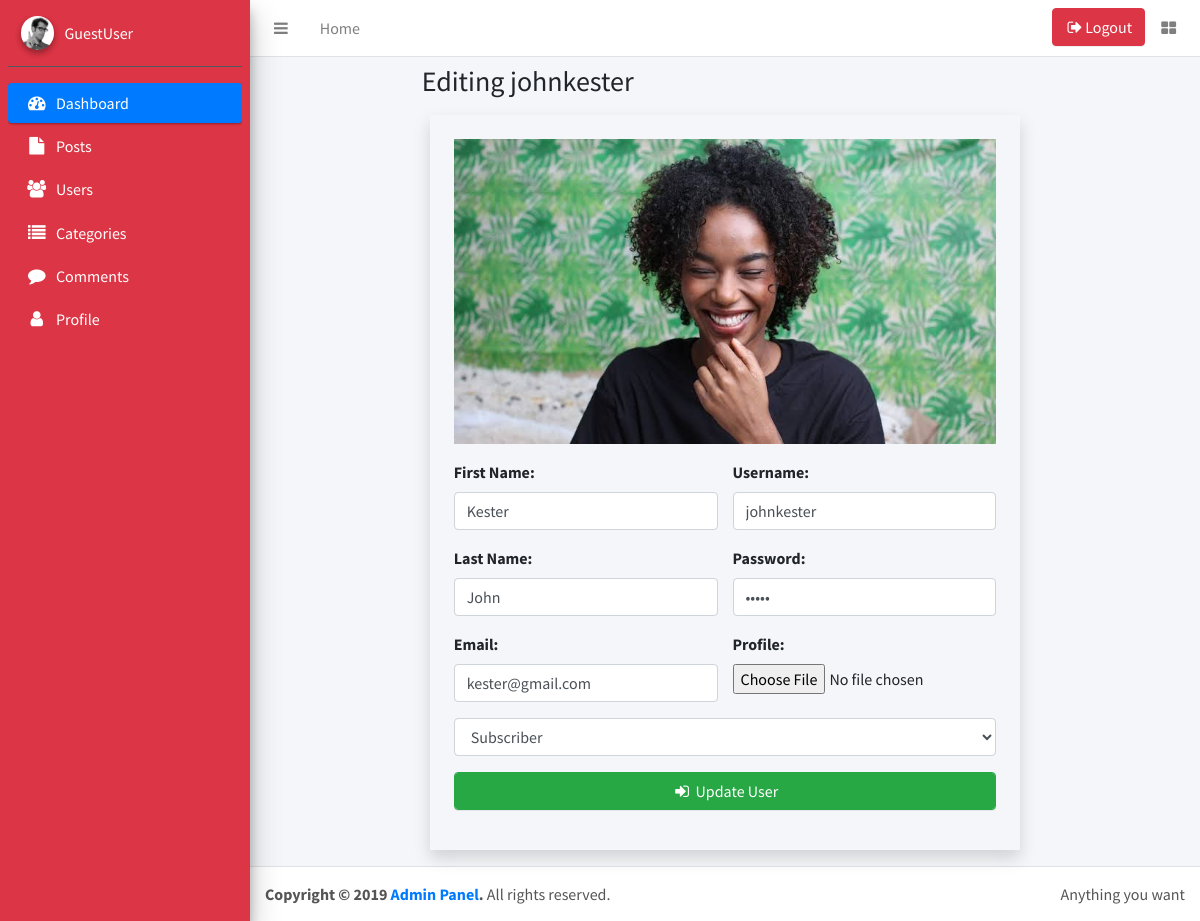
/admin/index.php?pages=edit_user&editUser=5, run on the app's committed database.
### tables this page shows
CREATE TABLE `users` (
  `user_id` int(11) NOT NULL,
  `username` varchar(255) NOT NULL,
  `first_name` varchar(255) NOT NULL,
  `last_name` varchar(255) NOT NULL,
  `email` varchar(255) NOT NULL,
  `password` varchar(255) NOT NULL,
  `user_image` text NOT NULL,
  `role` varchar(255) NOT NULL,
  `randSalt` varchar(255) NOT NULL
);

### admin/pages/edit_user.php (the view, shortened to what this page needs)
<div class="row d-flex">
            <div class="col-md-8 p-2 mx-auto">
            <?php
                if (isset($_GET['editUser'])) {
                    $user_id = $_GET['editUser'];
                    $sql = "select * from users where user_id = $user_id";
                    $query = $connection->query($sql) or die('Failed... '.$connection->error);
                    while ($user_row = $query->fetch_assoc()) {
            ?>
            <h3>Editing <?php echo $user_row['username'] ?></h3>
                <section class="p-2">
                        <form action="" method="post" class="p-4 shadow" enctype="multipart/form-data">
                        <div class="mb-3">
                            <img class="img-fluid" src="../images/<?php echo $user_row['user_image'] ?>" alt="">
                        </div>
                        <div class="row">
                            <div class="col-md-6">
                                <div class="form-group">
                                    <label for="firstname">First Name:</label>
                                    <input type="text"
                                        name="firstname"
                                        class="form-control"
                                        value="<?php echo (isset($_POST['firstname']) ? $_POST['firstname'] : $user_row['first_name'] ) ?>"
                                        required>
                                </div>
                                <div class="form-group">
                                    <label for="lastname">Last Name:</label>
                                    <input type="text"
                                        name="lastname"
                                        class="form-control"
                                        value="<?php echo (isset($_POST['lastname']) ? $_POST['lastname'] : $user_row['last_name'] ) ?>"
                                        required>
                                </div>
                                <div class="form-group">
                                    <label for="email">Email:</label>
                                    <input type="email"
                                        name="email"
                                        class="form-control"
                                        value="<?php echo (isset($_POST['email']) ? $_POST['email'] : $user_row['email'] ) ?>"
                                        required>
                                </div>
                            </div>
                            <div class="col-md-6">
                                <div class="form-group">
                                    <label for="username">Username:</label>
                                    <input type="text"
                                        name="username"
                                        class="form-control"
                                        value="<?php echo (isset($_POST['username']) ? $_POST['username'] : $user_row['username'] ) ?>"
                                        required>
                                </div>
                                <div class="form-group">
                                    <label for="password">Password:</label>
                                    <input type="password"
                                        name="password"
                                        class="form-control"
                                        value="<?php echo (isset($_POST['password']) ? $_POST['password'] : $user_row['password'] ) ?>"
                                        required>
                                </div>
                                <div class="form-group d-flex flex-column">
                                    <label for="profile">Profile:</label>
                                    <input type="file" name="profile">
                                </div>
                            </div>
                        </div>
                            <div class="form-group">
                                <select name="role" id="" class="form-control">
                                    <option value="subscriber" selected>Subscriber</option>
                                </select>
                            </div>
                            <div class="form-group">
                                <button type="submit" name="update" class="btn btn-success form-control">
                               <i class="fa fa-sign-in fa-fw"></i> Update User</button>
                            </div>
                        </form>
                </section>
            <?php   }
                }
            ?>
            </div>
        </div>

### data on the page
users: username "johnkester", user_image (picture), firstname "Kester", lastname "John", email "kester@gmail.com"
